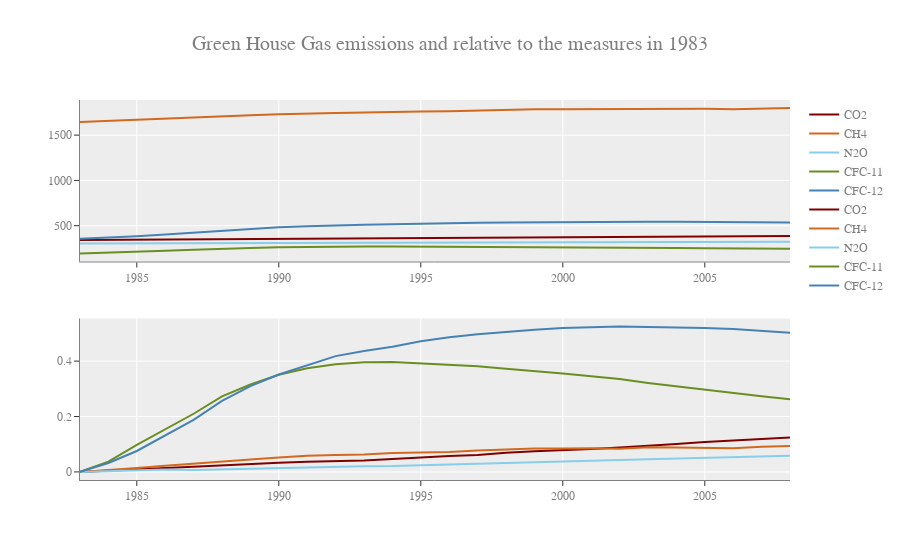

Here is the notebook cell this chart was saved with:
### Code cell
# Figure layout
fig = make_subplots(rows=2, cols=1, insets=[{'cell': (1,1), 'l': 0.7, 'b': 0.3}])
fig.update_layout(title="Green House Gas emissions and relative to the measures in 1983  ", title_font_size = 20,
                  font=dict( family="Courier New, monospace", size=12,color="#7f7f7f"),
                  template = "ggplot2", hovermode= 'closest')
fig.update_xaxes(showline=True, linewidth=1, linecolor='gray')
fig.update_yaxes(showline=True, linewidth=1, linecolor='gray')

#============================= Scatter =============================
fig.add_trace(go.Scatter(x = GHG_data2['Year'], y = GHG_data2['CO2'], mode = 'lines',
                         name = 'CO2', marker_color= 'rgb(128, 0, 0)'), row = 1, col = 1)
fig.add_trace(go.Scatter(x = GHG_data2['Year'], y = GHG_data2['CH4'], mode = 'lines',
                        name = 'CH4', marker_color='rgb(210,105,30)'), row = 1, col = 1)
fig.add_trace(go.Scatter(x = GHG_data2['Year'], y = GHG_data2['N2O'], mode = 'lines',
                        name = 'N2O', marker_color='rgb(135,206,235)'), row = 1, col = 1)
fig.add_trace(go.Scatter(x = GHG_data2['Year'], y = GHG_data2['CFC-11'], mode = 'lines',
                        name = 'CFC-11', marker_color='rgb(107,142,35)'), row = 1, col = 1)
fig.add_trace(go.Scatter(x = GHG_data2['Year'], y = GHG_data2['CFC-12'], mode = 'lines',
                        name = 'CFC-12', marker_color='rgb(70,130,180)'), row = 1, col = 1)
#============================= Scatter =============================
fig.add_trace(go.Scatter(x = GHG_data2['Year'], y = GHG_data2['CO2 relative'], mode = 'lines',
                         name = 'CO2', marker_color= 'rgb(128, 0, 0)'), row = 2, col = 1)
fig.add_trace(go.Scatter(x = GHG_data2['Year'], y = GHG_data2['CH4 relative'], mode = 'lines',
                        name = 'CH4', marker_color='rgb(210,105,30)'), row = 2, col = 1)
fig.add_trace(go.Scatter(x = GHG_data2['Year'], y = GHG_data2['N2O relative'], mode = 'lines',
                        name = 'N2O', marker_color='rgb(135,206,235)'), row = 2, col = 1)
fig.add_trace(go.Scatter(x = GHG_data2['Year'], y = GHG_data2['CFC-11 relative'], mode = 'lines',
                        name = 'CFC-11', marker_color='rgb(107,142,35)'), row = 2, col = 1)
fig.add_trace(go.Scatter(x = GHG_data2['Year'], y = GHG_data2['CFC-12 relative'], mode = 'lines',
                        name = 'CFC-12', marker_color='rgb(70,130,180)'), row = 2, col = 1)

### Figure 1 — Plotly figure (JSON) as saved in the notebook; plotly's stock layout.template omitted (floating-point values rounded to 4 significant figures)
{"data": [{"marker": {"color": "rgb(128, 0, 0)"}, "mode": "lines", "name": "CO2", "type": "scatter", "x": [1983, 1984, 1985, 1986, 1987, 1988, 1989, 1990, 1991, 1992, 1993, 1994, 1995, 1996, 1997, 1998, 1999, 2000, 2001, 2002, 2003, 2004, 2005, 2006, 2007, 2008], "xaxis": "x", "y": [342.9, 344.6, 346.0, 347.4, 349.2, 351.6, 353.1, 354.3, 355.6, 356.4, 357.1, 358.8, 360.8, 362.6, 363.7, 366.7, 368.3, 369.5, 371.1, 373.2, 375.8, 377.5, 379.8, 381.9, 383.8, 385.6], "yaxis": "y"}, {"marker": {"color": "rgb(210,105,30)"}, "mode": "lines", "name": "CH4", "type": "scatter", "x": [1983, 1984, 1985, 1986, 1987, 1988, 1989, 1990, 1991, 1992, 1993, 1994, 1995, 1996, 1997, 1998, 1999, 2000, 2001, 2002, 2003, 2004, 2005, 2006, 2007, 2008], "xaxis": "x", "y": [1645.0, 1656.0, 1669.0, 1683.0, 1694.0, 1705.0, 1718.0, 1731.0, 1741.0, 1745.0, 1749.0, 1758.0, 1762.0, 1763.0, 1773.0, 1778.0, 1785.0, 1785.0, 1786.0, 1783.0, 1792.0, 1790.0, 1790.0, 1786.0, 1795.0, 1799.0], "yaxis": "y"}, {"marker": {"color": "rgb(135,206,235)"}, "mode": "lines", "name": "N2O", "type": "scatter", "x": [1983, 1984, 1985, 1986, 1987, 1988, 1989, 1990, 1991, 1992, 1993, 1994, 1995, 1996, 1997, 1998, 1999, 2000, 2001, 2002, 2003, 2004, 2005, 2006, 2007, 2008], "xaxis": "x", "y": [303.9, 304.7, 305.2, 306.4, 306.1, 306.7, 307.9, 308.7, 309.4, 309.9, 310.2, 310.3, 311.0, 311.8, 312.7, 313.6, 314.6, 315.6, 316.3, 317.0, 317.7, 318.3, 319.0, 320.0, 320.6, 321.5], "yaxis": "y"}, {"marker": {"color": "rgb(107,142,35)"}, "mode": "lines", "name": "CFC-11", "type": "scatter", "x": [1983, 1984, 1985, 1986, 1987, 1988, 1989, 1990, 1991, 1992, 1993, 1994, 1995, 1996, 1997, 1998, 1999, 2000, 2001, 2002, 2003, 2004, 2005, 2006, 2007, 2008], "xaxis": "x", "y": [194.0, 201.2, 212.9, 223.8, 234.7, 246.9, 255.2, 262.0, 266.6, 269.5, 270.7, 270.9, 269.9, 269.1, 267.9, 266.2, 264.7, 262.8, 261.0, 259.0, 256.3, 253.8, 251.6, 249.5, 247.0, 244.8], "yaxis": "y"}, {"marker": {"color": "rgb(70,130,180)"}, "mode": "lines", "name": "CFC-12", "type": "scatter", "x": [1983, 1984, 1985, 1986, 1987, 1988, 1989, 1990, 1991, 1992, 1993, 1994, 1995, 1996, 1997, 1998, 1999, 2000, 2001, 2002, 2003, 2004, 2005, 2006, 2007, 2008], "xaxis": "x", "y": [356.4, 367.8, 383.3, 402.8, 423.3, 447.6, 466.8, 481.7, 493.4, 505.3, 511.9, 517.3, 524.5, 529.5, 533.4, 536.6, 539.4, 541.6, 542.5, 543.3, 542.8, 542.4, 541.5, 540.2, 537.9, 535.5], "yaxis": "y"}, {"marker": {"color": "rgb(128, 0, 0)"}, "mode": "lines", "name": "CO2", "type": "scatter", "x": [1983, 1984, 1985, 1986, 1987, 1988, 1989, 1990, 1991, 1992, 1993, 1994, 1995, 1996, 1997, 1998, 1999, 2000, 2001, 2002, 2003, 2004, 2005, 2006, 2007, 2008], "xaxis": "x2", "y": [0, 0.004991, 0.009254, 0.01317, 0.01835, 0.02536, 0.02975, 0.03348, 0.03703, 0.03941, 0.04141, 0.04653, 0.05229, 0.05751, 0.06077, 0.06937, 0.07425, 0.07774, 0.08243, 0.08851, 0.09597, 0.101, 0.1077, 0.1138, 0.1193, 0.1246], "yaxis": "y2"}, {"marker": {"color": "rgb(210,105,30)"}, "mode": "lines", "name": "CH4", "type": "scatter", "x": [1983, 1984, 1985, 1986, 1987, 1988, 1989, 1990, 1991, 1992, 1993, 1994, 1995, 1996, 1997, 1998, 1999, 2000, 2001, 2002, 2003, 2004, 2005, 2006, 2007, 2008], "xaxis": "x2", "y": [0, 0.006637, 0.0144, 0.02271, 0.0295, 0.03608, 0.04454, 0.05239, 0.05817, 0.06092, 0.06285, 0.06872, 0.07082, 0.07154, 0.07738, 0.08052, 0.08489, 0.08483, 0.08584, 0.08394, 0.08944, 0.08825, 0.08795, 0.08543, 0.09119, 0.0933], "yaxis": "y2"}, {"marker": {"color": "rgb(135,206,235)"}, "mode": "lines", "name": "N2O", "type": "scatter", "x": [1983, 1984, 1985, 1986, 1987, 1988, 1989, 1990, 1991, 1992, 1993, 1994, 1995, 1996, 1997, 1998, 1999, 2000, 2001, 2002, 2003, 2004, 2005, 2006, 2007, 2008], "xaxis": "x2", "y": [0, 0.002705, 0.004474, 0.008455, 0.007157, 0.009352, 0.01319, 0.01587, 0.01808, 0.01993, 0.0208, 0.02125, 0.02348, 0.02593, 0.0291, 0.03212, 0.03534, 0.03871, 0.04092, 0.04313, 0.04532, 0.04743, 0.04991, 0.05303, 0.05512, 0.05812], "yaxis": "y2"}, {"marker": {"color": "rgb(107,142,35)"}, "mode": "lines", "name": "CFC-11", "type": "scatter", "x": [1983, 1984, 1985, 1986, 1987, 1988, 1989, 1990, 1991, 1992, 1993, 1994, 1995, 1996, 1997, 1998, 1999, 2000, 2001, 2002, 2003, 2004, 2005, 2006, 2007, 2008], "xaxis": "x2", "y": [0, 0.03701, 0.09728, 0.1535, 0.21, 0.273, 0.3155, 0.3505, 0.3741, 0.389, 0.3957, 0.3965, 0.3916, 0.3874, 0.381, 0.3724, 0.3647, 0.3549, 0.3452, 0.3351, 0.3211, 0.3086, 0.2969, 0.286, 0.2733, 0.2619], "yaxis": "y2"}, {"marker": {"color": "rgb(70,130,180)"}, "mode": "lines", "name": "CFC-12", "type": "scatter", "x": [1983, 1984, 1985, 1986, 1987, 1988, 1989, 1990, 1991, 1992, 1993, 1994, 1995, 1996, 1997, 1998, 1999, 2000, 2001, 2002, 2003, 2004, 2005, 2006, 2007, 2008], "xaxis": "x2", "y": [0, 0.03208, 0.07561, 0.1302, 0.1878, 0.2561, 0.3098, 0.3516, 0.3847, 0.418, 0.4364, 0.4516, 0.4719, 0.4859, 0.4968, 0.5058, 0.5136, 0.5198, 0.5222, 0.5247, 0.5232, 0.5221, 0.5196, 0.5159, 0.5093, 0.5026], "yaxis": "y2"}], "layout": {"font": {"color": "#7f7f7f", "family": "Courier New, monospace", "size": 12}, "hovermode": "closest", "title": {"font": {"size": 20}, "text": "Green House Gas emissions and relative to the measures in 1983  "}, "xaxis": {"anchor": "y", "domain": [0, 1], "linecolor": "gray", "linewidth": 1, "showline": true}, "xaxis2": {"anchor": "y2", "domain": [0, 1], "linecolor": "gray", "linewidth": 1, "showline": true}, "xaxis3": {"anchor": "y3", "domain": [0.7, 1], "linecolor": "gray", "linewidth": 1, "showline": true}, "yaxis": {"anchor": "x", "domain": [0.575, 1], "linecolor": "gray", "linewidth": 1, "showline": true}, "yaxis2": {"anchor": "x2", "domain": [0, 0.425], "linecolor": "gray", "linewidth": 1, "showline": true}, "yaxis3": {"anchor": "x3", "domain": [0.7025, 1], "linecolor": "gray", "linewidth": 1, "showline": true}}}
